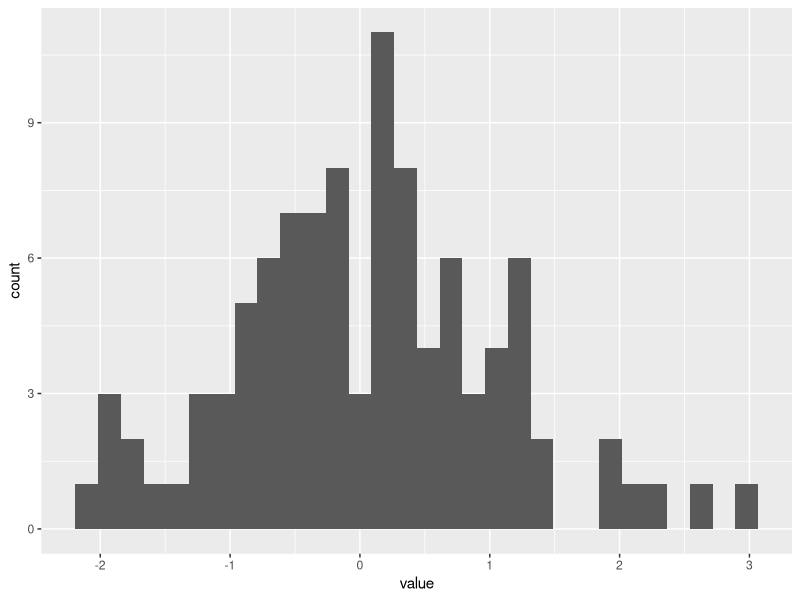

Source code (R):
## ---- chunk 1
knitr::opts_chunk$set(echo = TRUE)
## ---- chunk 2
# library
library(ggplot2)
 
# dataset:
data=data.frame(value=rnorm(100))

# basic histogram
p <- ggplot(data, aes(x=value)) + 
  geom_histogram()

p
